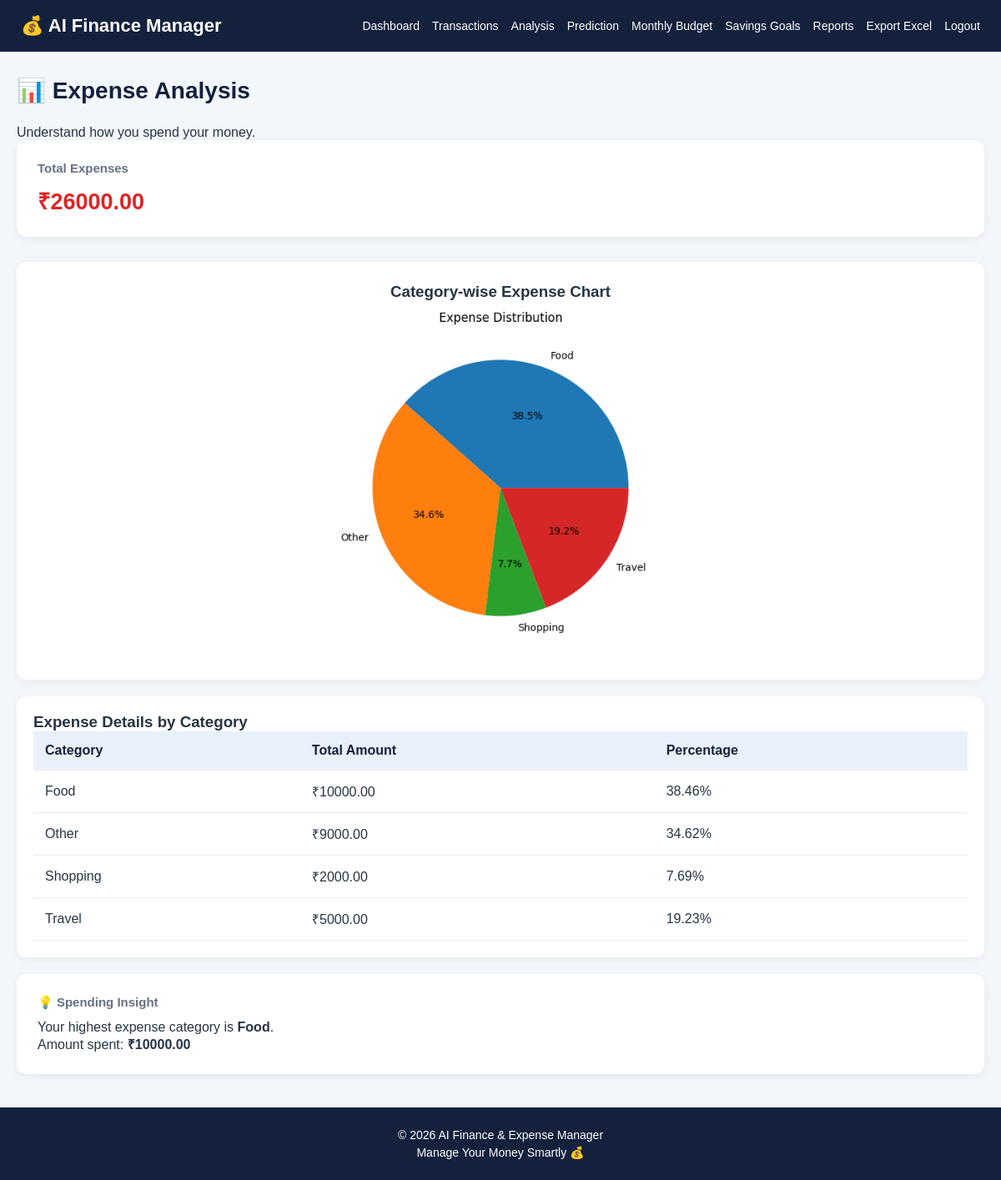
The page /analysis (signed in) on the database its author committed.
### tables this page shows
CREATE TABLE transactions (
            id INTEGER PRIMARY KEY AUTOINCREMENT,
            user_id INTEGER NOT NULL,
            title TEXT NOT NULL,
            amount REAL NOT NULL,
            category TEXT NOT NULL,
            type TEXT NOT NULL,
            transaction_date TEXT NOT NULL
        );

### app.py (the view)
@app.route("/analysis")
def analysis():
    if not login_required():
        return redirect(url_for("login"))
    con = connect()
    rows = con.execute("""
        SELECT category, SUM(amount) AS total
        FROM transactions
        WHERE user_id=? AND type='Expense'
        GROUP BY category
    """, (session["user_id"],)).fetchall()
    con.close()
    categories = [row["category"] for row in rows]
    amounts = [row["total"] for row in rows]
    total_expense = sum(amounts)
    return render_template(
        "analysis.html",
        categories=categories,
        amounts=amounts,
        total_expense=total_expense
    )

### app.py (called while the page is built)
def connect():
    con = sqlite3.connect("finance.db")
    con.row_factory = sqlite3.Row
    return con

def login_required():
    return "user_id" in session

### template/analysis.html (shortened to what this page needs)
{% extends "base.html" %}
{% block content %}
<h2 class="page-title">📊 Expense Analysis</h2>
<p>Understand how you spend your money.</p>
<div class="cards">
    <div class="card expense">
        <h3>Total Expenses</h3>
        <h2>₹{{ "%.2f"|format(total_expense) }}</h2>
    </div>
</div>
<div class="chart-box">
    <h3>Category-wise Expense Chart</h3>
    {% if categories %}
        <img
            src="{{ url_for('expense_chart') }}"
            alt="Expense Chart"
            style="width:100%; max-width:600px; display:block; margin:auto;"
        >
    {% else %}
        <p>No expense data available. Add some expense transactions first.</p>
    {% endif %}
</div>
<div class="table-box">
    <h3>Expense Details by Category</h3>
    <table>
        <thead>
            <tr>
                <th>Category</th>
                <th>Total Amount</th>
                <th>Percentage</th>
            </tr>
        </thead>
        <tbody>
            {% for i in range(categories|length) %}
            <tr>
                <td>{{ categories[i] }}</td>
                <td>₹{{ "%.2f"|format(amounts[i]) }}</td>
                <td>
                    {% if total_expense > 0 %}
                        {{ "%.2f"|format((amounts[i] / total_expense) * 100) }}%
                    {% else %}
                        0%
                    {% endif %}
                </td>
            </tr>
            {% else %}
            <tr>
                <td colspan="3">No expenses recorded yet.</td>
            </tr>
            {% endfor %}
        </tbody>
    </table>
</div>
{% if categories %}
<div class="card">
    <h3>💡 Spending Insight</h3>
    <p>
        Your highest expense category is
        <strong>{{ categories[amounts.index(amounts|max)] }}</strong>.
    </p>
    <p>
        Amount spent:
        <strong>₹{{ "%.2f"|format(amounts|max) }}</strong>
    </p>
</div>
{% endif %}
{% endblock %}

### template/base.html (shortened to what this page needs)
<!DOCTYPE html>
<html lang="en">
<head>
    <link rel="stylesheet"
    href="{{ url_for('static', filename='style.css') }}">
</head>
<body>
    <nav class="navbar">
        <div class="nav-container">
            <a href="{{ url_for('home') }}" class="logo">
                💰 AI Finance Manager
            </a>
            {% if session.get('user_id') %}
            <div class="nav-links">
                <a href="{{ url_for('dashboard') }}">Dashboard</a>
                <a href="{{ url_for('transactions') }}">Transactions</a>
                <a href="{{ url_for('analysis') }}">Analysis</a>
                <a href="{{ url_for('prediction') }}">Prediction</a>
                <a href="{{ url_for('budget') }}">Monthly Budget</a>
                <a href="{{ url_for('savings') }}">Savings Goals</a>
                <a href="{{ url_for('reports') }}">Reports</a>
                <a href="{{ url_for('export_excel') }}">Export Excel</a>
                <a href="{{ url_for('logout') }}">Logout</a>
            </div>
            {% else %}
            <div class="nav-links">
                <a href="{{ url_for('login') }}">Login</a>
                <a href="{{ url_for('register') }}">Register</a>
            </div>
            {% endif %}
        </div>
    </nav>
    <main class="container">
        {% block content %}
        {% endblock %}
    </main>
    <footer>
        <p>© 2026 AI Finance & Expense Manager</p>
        <p>Manage Your Money Smartly 💰</p>
    </footer>
</body>
</html>

### static/style.css (style rules this page uses)
* { margin: 0; padding: 0; box-sizing: border-box; }
body { font-family: Arial, sans-serif; background: #f3f6fb; color: #263445; min-height: 100vh; }
.navbar { background: #14213d; padding: 18px 25px; color: white; }
.nav-container { max-width: 1400px; margin: auto; display: flex; justify-content: space-between; align-items: center; gap: 20px; flex-wrap: wrap; }
.logo { color: white; text-decoration: none; font-size: 22px; font-weight: bold; }
.nav-links { display: flex; gap: 15px; flex-wrap: wrap; }
.nav-links a { color: white; text-decoration: none; font-size: 14px; }
.container { max-width: 1200px; margin: 30px auto; padding: 0 20px; min-height: 70vh; }
.page-title { font-size: 28px; margin-bottom: 25px; color: #14213d; }
.cards { display: grid; grid-template-columns: repeat(auto-fit, minmax(210px, 1fr)); gap: 20px; margin-bottom: 30px; }
.card { background: white; padding: 25px; border-radius: 12px; box-shadow: 0 3px 12px rgba(0,0,0,0.06); }
.card h3 { color: #667085; font-size: 15px; margin-bottom: 12px; }
.card h2 { font-size: 27px; color: #14213d; }
.expense h2 { color: #dc2626; }
.table-box { background: white; padding: 20px; border-radius: 12px; overflow-x: auto; margin: 20px 0; box-shadow: 0 3px 12px rgba(0,0,0,0.05); }
table { width: 100%; border-collapse: collapse; }
th, td { padding: 14px; text-align: left; border-bottom: 1px solid #eaecf0; }
th { background: #eaf0fa; color: #14213d; }
.chart-box { background: white; padding: 25px; border-radius: 12px; margin: 20px 0; text-align: center; box-shadow: 0 3px 12px rgba(0,0,0,0.05); }
.chart-box img { max-width: 100%; height: auto; }
footer { background: #14213d; color: white; text-align: center; padding: 20px; margin-top: 40px; }
footer p { margin: 5px; font-size: 14px; }

### rows shown on the page
transactions: categories "Food", amount "10000.00", value "38.46"
transactions: category "Other", amount "9000.00", value "34.62"
transactions: categories "Shopping", amount "2000.00", value "7.69"
transactions: categories "Travel", amount "5000.00", value "19.23"

### other values the page prints
{{ "%.2f"|format(total_expense) }} "26000.00"
{{ categories[amounts.index(amounts|max)] }} "Food"
{{ "%.2f"|format(amounts|max) }} "10000.00"
